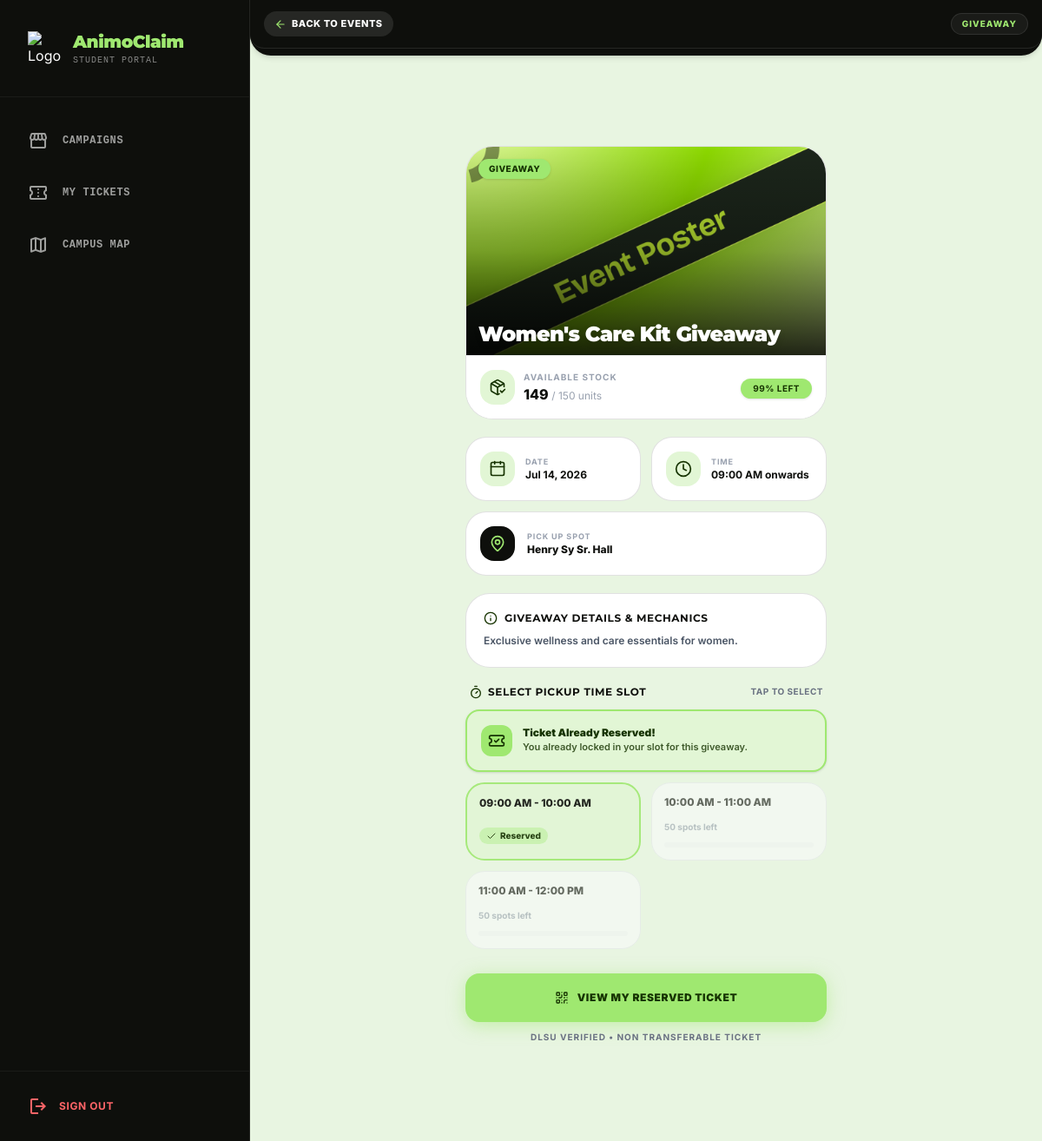
The app's page /student/event_details.php (signed in) with its own data.
### tables this page shows
CREATE TABLE `events` (
  `id` int(11) NOT NULL,
  `organizer_id` int(11) NOT NULL,
  `title` varchar(150) NOT NULL,
  `description` text DEFAULT NULL,
  `location` varchar(150) NOT NULL,
  `image_url` varchar(255) DEFAULT NULL,
  `category` enum('Giveaway','Event') NOT NULL DEFAULT 'Giveaway',
  `target_sex` enum('All','M','F') NOT NULL DEFAULT 'All',
  `target_college` varchar(150) NOT NULL DEFAULT 'All',
  `is_active` tinyint(1) NOT NULL DEFAULT 1,
  `created_at` timestamp NOT NULL DEFAULT current_timestamp()
);

CREATE TABLE `event_time_slots` (
  `id` int(11) NOT NULL,
  `event_id` int(11) NOT NULL,
  `start_time` datetime NOT NULL,
  `end_time` datetime NOT NULL,
  `max_capacity` int(11) NOT NULL,
  `current_reservations` int(11) NOT NULL DEFAULT 0
);

### student/event_details.php (called while the page is built, shortened)
<?php
require_once '../config/database.php';
$event_id = isset($_GET['id']) ? (int)$_GET['id'] : 1;
$stmt = $pdo->prepare("SELECT * FROM events WHERE id = ? AND is_active = 1");
$stmt->execute([$event_id]);
$event = $stmt->fetch();
$invStmt = $pdo->prepare("SELECT SUM(total_quantity) as total_qty, SUM(remaining_quantity) as remaining_qty FROM inventory WHERE event_id = ?");
$invStmt->execute([$event_id]);
$inventory = $invStmt->fetch();
$total_qty = (int)($inventory['total_qty'] ?? 0);
$remain_qty = (int)($inventory['remaining_qty'] ?? 0);
$capacity_percent = $total_qty > 0 ? round(($remain_qty / $total_qty) * 100) : 0;
$slotStmt = $pdo->prepare("SELECT * FROM event_time_slots WHERE event_id = ? ORDER BY start_time ASC");
$slotStmt->execute([$event_id]);
$time_slots = $slotStmt->fetchAll();
$resStmt = $pdo->prepare("
    SELECT t.id
    FROM reservations r
    JOIN event_time_slots t ON r.time_slot_id = t.id
    WHERE r.user_id = ? AND t.event_id = ? AND r.status = 'reserved'
");
$resStmt->execute([$_SESSION['user_id'], $event_id]);
$userReservedSlots = $resStmt->fetchAll(PDO::FETCH_COLUMN);
$hasReservedEvent = count($userReservedSlots) > 0;
require_once '../views/student/event_details_view.php';
?>

### views/student/event_details_view.php (the view, shortened to what this page needs)
<?php require_once '../includes/header.php'; ?>
<header class="fixed top-0 left-0 right-0 h-14 bg-[#0e0f0c] flex items-center justify-between px-3.5 sm:px-4 z-50 rounded-b-2xl border-b border-white/10 shadow-sm md:left-72">
    <a href="/claim/student/index.php" class="text-white hover:text-[#9fe870] transition-colors flex items-center gap-1.5 px-3 py-1.5 rounded-full bg-white/10 wise-btn text-[11px] font-extrabold uppercase tracking-wider">
        <i data-lucide="arrow-left" class="w-3.5 h-3.5 text-[#9fe870]"></i>
        <span>Back to Events</span>
    </a>
    <span class="text-[10px] font-extrabold text-[#9fe870] uppercase tracking-widest bg-white/5 px-3 py-1 rounded-full border border-white/10">
        <?php echo htmlspecialchars($event['category'] ?? 'Event'); ?>
    </span>
</header>
<main class="max-w-md mx-auto px-4 pt-[72px] pb-10 space-y-5 animate-fade-in">
    <?php
        $display_date = "TBA";
        $display_time = "TBA";
        if (!empty($time_slots)) {
            $first_slot = strtotime($time_slots[0]['start_time']);
            $display_date = date('M d, Y', $first_slot);
            $display_time = date('h:i A', $first_slot) . " onwards";
        }
    ?>
    <section id="event-hero-card" class="bg-white rounded-[32px] overflow-hidden border border-[#0e0f0c]/12 relative transition-all duration-300">
        <div class="h-60 w-full relative bg-[#e2f6d5]">
            <img src="/claim/assets/pictures/<?php echo htmlspecialchars($event['image_url'] ?: 'Event_Poster.png'); ?>" class="w-full h-full object-cover" alt="<?php echo htmlspecialchars($event['title']); ?>" onerror="this.src='/claim/assets/pictures/Event_Poster.png'" />
            <div class="absolute inset-0 bg-gradient-to-t from-black/85 via-black/30 to-transparent"></div>
            <div class="absolute top-3.5 left-3.5 z-10 flex gap-2">
                <span class="bg-[#9fe870] text-[#163300] font-extrabold text-[10px] px-3 py-1 rounded-full uppercase tracking-wider shadow-sm">
                    <?php echo htmlspecialchars($event['category'] ?? 'Event'); ?>
                </span>
            </div>
            <div class="absolute bottom-3.5 left-3.5 right-3.5 z-10 text-white">
                <h1 class="text-xl sm:text-2xl wise-heading drop-shadow-md"><?php echo htmlspecialchars($event['title']); ?></h1>
            </div>
        </div>
        <div id="hero-capacity-bar" class="p-4 bg-white border-t border-gray-100 flex items-center justify-between gap-4 transition-colors duration-300">
            <div class="flex items-center gap-2.5">
                <div id="hero-capacity-icon" class="w-10 h-10 rounded-2xl bg-[#e2f6d5] text-[#163300] flex items-center justify-center font-black transition-colors duration-300">
                    <i data-lucide="package-check" class="w-5 h-5"></i>
                </div>
                <div>
                    <p id="hero-capacity-label" class="text-[10px] font-bold uppercase tracking-widest text-gray-400 transition-colors duration-300">Available Stock</p>
                    <p id="hero-capacity-val" class="text-base font-extrabold text-[#0e0f0c] transition-colors duration-300"><?php echo $remain_qty; ?> <span id="hero-capacity-sub" class="text-xs text-gray-400 font-normal">/ <?php echo $total_qty; ?> units</span></p>
                </div>
            </div>
            <div class="text-right">
                <span id="hero-capacity-badge" class="inline-block px-3.5 py-1 bg-[#9fe870] text-[#163300] rounded-full text-[10px] font-bold uppercase tracking-wider shadow-sm">
                    <?php echo $capacity_percent; ?>% Left
                </span>
            </div>
        </div>
    </section>
    <section class="grid grid-cols-2 gap-3">
        <div class="bg-white p-4 rounded-[24px] border border-[#0e0f0c]/12 flex items-center gap-3">
            <div class="w-10 h-10 rounded-2xl bg-[#e2f6d5] text-[#163300] flex items-center justify-center flex-shrink-0">
                <i data-lucide="calendar" class="w-5 h-5"></i>
            </div>
            <div class="min-w-0">
                <span class="text-[9px] font-bold uppercase tracking-widest text-gray-400 block">Date</span>
                <p class="font-bold text-[#0e0f0c] text-xs truncate"><?php echo $display_date; ?></p>
            </div>
        </div>
        <div class="bg-white p-4 rounded-[24px] border border-[#0e0f0c]/12 flex items-center gap-3">
            <div class="w-10 h-10 rounded-2xl bg-[#e2f6d5] text-[#163300] flex items-center justify-center flex-shrink-0">
                <i data-lucide="clock" class="w-5 h-5"></i>
            </div>
            <div class="min-w-0">
                <span class="text-[9px] font-bold uppercase tracking-widest text-gray-400 block">Time</span>
                <p class="font-bold text-[#0e0f0c] text-xs truncate"><?php echo $display_time; ?></p>
            </div>
        </div>
        <div class="col-span-2 bg-white p-4 rounded-[24px] border border-[#0e0f0c]/12 flex items-center gap-3.5">
            <div class="w-10 h-10 rounded-2xl bg-[#0e0f0c] text-[#9fe870] flex items-center justify-center flex-shrink-0">
                <i data-lucide="map-pin" class="w-5 h-5"></i>
            </div>
            <div class="min-w-0">
                <span class="text-[9px] font-bold uppercase tracking-widest text-gray-400 block">Pick Up Spot</span>
                <p class="font-extrabold text-[#0e0f0c] text-xs truncate"><?php echo htmlspecialchars($event['location']); ?></p>
            </div>
        </div>
    </section>
    <section class="bg-white p-5 rounded-[28px] border border-[#0e0f0c]/12 space-y-2">
        <h3 class="text-xs font-bold uppercase tracking-wider text-[#0e0f0c] flex items-center gap-2">
            <i data-lucide="info" class="w-4 h-4 text-[#163300]"></i>
            Giveaway Details & Mechanics
        </h3>
        <p class="text-gray-600 text-xs leading-relaxed font-semibold">
            <?php echo nl2br(htmlspecialchars($event['description'])); ?>
        </p>
    </section>
    <section class="space-y-3">
        <div class="flex justify-between items-center px-1">
            <h3 class="text-xs font-bold uppercase tracking-wider text-[#0e0f0c] flex items-center gap-1.5">
                <i data-lucide="timer" class="w-4 h-4 text-[#163300]"></i>
                Select Pickup Time Slot
            </h3>
            <span class="text-[10px] text-gray-500 font-bold uppercase tracking-wider">Tap to select</span>
        </div>
        <?php if ($hasReservedEvent): ?>
            <div class="bg-[#e2f6d5] border-2 border-[#9fe870] p-4 rounded-2xl flex items-center justify-between gap-3 shadow-sm">
                <div class="flex items-center gap-3">
                    <div class="w-9 h-9 rounded-xl bg-[#9fe870] text-[#163300] flex items-center justify-center font-bold flex-shrink-0">
                        <i data-lucide="ticket-check" class="w-5 h-5"></i>
                    </div>
                    <div>
                        <p class="text-xs font-black text-[#163300]">Ticket Already Reserved!</p>
                        <p class="text-[11px] font-semibold text-[#163300]/80">You already locked in your slot for this giveaway.</p>
                    </div>
                </div>
            </div>
        <?php endif; ?>
        <div class="grid grid-cols-2 gap-3" id="time-slot-container">
            <?php if (empty($time_slots)): ?>
                <div class="col-span-2 text-center text-xs text-gray-500 py-6 bg-white rounded-2xl border border-dashed border-gray-300">
                    No time slots available for this release yet.
                </div>
            <?php else: ?>
                <?php foreach ($time_slots as $slot):
                    $time_str = date('h:i A', strtotime($slot['start_time'])) . ' - ' . date('h:i A', strtotime($slot['end_time']));
                    $isFull = $slot['current_reservations'] >= $slot['max_capacity'];
                    $isAlreadyReserved = in_array($slot['id'], $userReservedSlots);
                    $spotsLeft = $slot['max_capacity'] - $slot['current_reservations'];
                    $capacityPct = $slot['max_capacity'] > 0 ? round(($slot['current_reservations'] / $slot['max_capacity']) * 100) : 0;
                    $isLowStock = !$isFull && !$isAlreadyReserved && ($spotsLeft <= 20 || $capacityPct >= 75);
                    $buttonClass = "bg-white border-2 border-[#0e0f0c]/12 text-[#0e0f0c] hover:border-[#9fe870] time-slot-btn relative overflow-hidden transition-all duration-200";
                    $statusBadge = "";
                    if ($isAlreadyReserved) {
                        $buttonClass = "bg-[#e2f6d5] border-2 border-[#9fe870] text-[#163300] cursor-not-allowed opacity-90";
                        $statusBadge = '<span class="inline-flex items-center gap-1 text-[10px] font-extrabold text-[#163300] bg-[#9fe870]/40 px-2 py-0.5 rounded-full"><i data-lucide="check" class="w-3 h-3"></i> Reserved</span>';
                    } elseif ($isFull) {
                        $buttonClass = "bg-gray-100 border border-gray-200 text-gray-400 cursor-not-allowed opacity-60";
                        $statusBadge = '<span class="inline-flex items-center gap-1 text-[10px] font-extrabold text-red-500 bg-red-50 px-2 py-0.5 rounded-full">Sold Out</span>';
                    } elseif ($hasReservedEvent) {
                        $buttonClass = "bg-gray-50 border border-gray-200 text-gray-400 cursor-not-allowed opacity-60";
                        $statusBadge = '<span class="text-[10px] font-bold text-gray-400">' . $spotsLeft . ' spots left</span>';
                    } elseif ($isLowStock) {
                        $statusBadge = '<span class="inline-flex items-center gap-1 text-[10px] font-extrabold text-amber-700 bg-amber-100 px-2 py-0.5 rounded-full animate-pulse"><i data-lucide="flame" class="w-3 h-3 text-amber-600"></i> ' . $spotsLeft . ' left!</span>';
                    } else {
                        $statusBadge = '<span class="inline-flex items-center gap-1 text-[10px] font-extrabold text-emerald-800 bg-emerald-50 px-2 py-0.5 rounded-full">' . $spotsLeft . ' spots left</span>';
                    }
                ?>
                    <button class="p-3.5 rounded-[22px] flex flex-col items-start gap-1.5 transition-all wise-btn cursor-pointer min-h-[82px] justify-between group <?php echo $buttonClass; ?>"
                            data-slot-id="<?php echo $slot['id']; ?>"
                            <?php echo ($isFull || $hasReservedEvent || $isAlreadyReserved) ? 'disabled' : ''; ?>>
                        <div class="w-full flex items-center justify-between gap-1">
                            <span class="slot-time-text font-extrabold text-xs text-[#0e0f0c] transition-colors"><?php echo $time_str; ?></span>
                        </div>
                        <div class="w-full flex items-center justify-between">
                            <span class="slot-spots-text transition-colors"><?php echo $statusBadge; ?></span>
                        </div>
                        <?php if (!$isFull && !$isAlreadyReserved): ?>
                            <div class="w-full h-1.5 bg-gray-100 rounded-full overflow-hidden mt-0.5">
                            </div>
                        <?php endif; ?>
                    </button>
                <?php endforeach; ?>
            <?php endif; ?>
        </div>
    </section>
    <section class="pt-2 pb-6">
        <?php if ($hasReservedEvent): ?>
            <a href="/claim/student/tickets.php" class="w-full bg-[#9fe870] text-[#163300] py-3.5 px-6 h-14 rounded-2xl font-black text-xs uppercase tracking-wider flex items-center justify-center gap-2.5 wise-btn shadow-[0_4px_20px_rgba(159,232,112,0.5)]">
                <i data-lucide="qr-code" class="w-4 h-4"></i>
                <span>View My Reserved Ticket</span>
            </a>
        <?php endif; ?>
        <p class="text-center text-[10px] text-gray-500 font-bold mt-2.5 uppercase tracking-widest">
            DLSU Verified • Non Transferable Ticket
        </p>
    </section>
</main>
<?php require_once '../includes/footer.php'; ?>

### includes/header.php (style rules this page uses)
body { font-family: 'Inter', sans-serif; }
h1, h2, h3, .wise-heading { font-family: 'Montserrat', sans-serif; }
.wise-btn { transition: all 0.2s cubic-bezier(0.16, 1, 0.3, 1); }

### views/student/event_details_view.php (style rules this page uses)
.wise-btn { transition: transform 0.2s cubic-bezier(0.34, 1.56, 0.64, 1), background-color 0.15s ease; }
.wise-heading { font-weight: 900; line-height: 0.88; letter-spacing: -0.03em; }

### records on screen
events: category "GIVEAWAY", title "Women's Care Kit Giveaway", location "Henry Sy Sr. Hall", description "Exclusive wellness and care essentials for women."
event_time_slots: start_time "Jul 14, 2026", start_time "09:00 AM onwards", time_str "09:00 AM - 10:00 AM", shows "Reserved"
event_time_slots: time_str "10:00 AM - 11:00 AM", max_capacity "50"
event_time_slots: time_str "11:00 AM - 12:00 PM", max_capacity "50"

### other values on screen
$link[2] "CAMPAIGNS"
$link[2] "MY TICKETS"
$link[2] "CAMPUS MAP"
$remain_qty "149"
$total_qty "150"
$capacity_percent "99"
